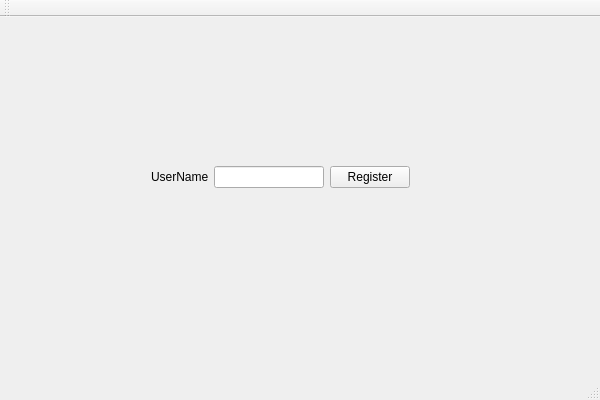
<?xml version="1.0" encoding="UTF-8"?>
<ui version="4.0">
 <class>RegisterClass</class>
 <widget class="QMainWindow" name="RegisterClass">
  <property name="geometry">
   <rect>
    <x>0</x>
    <y>0</y>
    <width>600</width>
    <height>400</height>
   </rect>
  </property>
  <property name="windowTitle">
   <string>Register</string>
  </property>
  <widget class="QWidget" name="centralWidget">
   <widget class="QWidget" name="widget" native="true">
    <property name="geometry">
     <rect>
      <x>140</x>
      <y>120</y>
      <width>281</width>
      <height>81</height>
     </rect>
    </property>
    <layout class="QGridLayout" name="gridLayout">
     <item row="0" column="0">
      <layout class="QHBoxLayout" name="horizontalLayout">
       <property name="spacing">
        <number>5</number>
       </property>
       <item>
        <widget class="QLabel" name="label">
         <property name="enabled">
          <bool>true</bool>
         </property>
         <property name="text">
          <string>UserName</string>
         </property>
        </widget>
       </item>
       <item>
        <widget class="QLineEdit" name="lineEdit_username"/>
       </item>
      </layout>
     </item>
     <item row="0" column="1">
      <widget class="QPushButton" name="pushButton">
       <property name="text">
        <string>Register</string>
       </property>
      </widget>
     </item>
    </layout>
   </widget>
  </widget>
  <widget class="QMenuBar" name="menuBar">
   <property name="geometry">
    <rect>
     <x>0</x>
     <y>0</y>
     <width>600</width>
     <height>22</height>
    </rect>
   </property>
  </widget>
  <widget class="QToolBar" name="mainToolBar">
   <attribute name="toolBarArea">
    <enum>TopToolBarArea</enum>
   </attribute>
   <attribute name="toolBarBreak">
    <bool>false</bool>
   </attribute>
  </widget>
  <widget class="QStatusBar" name="statusBar"/>
 </widget>
 <layoutdefault spacing="6" margin="11"/>
 <resources/>
 <connections/>
</ui>
